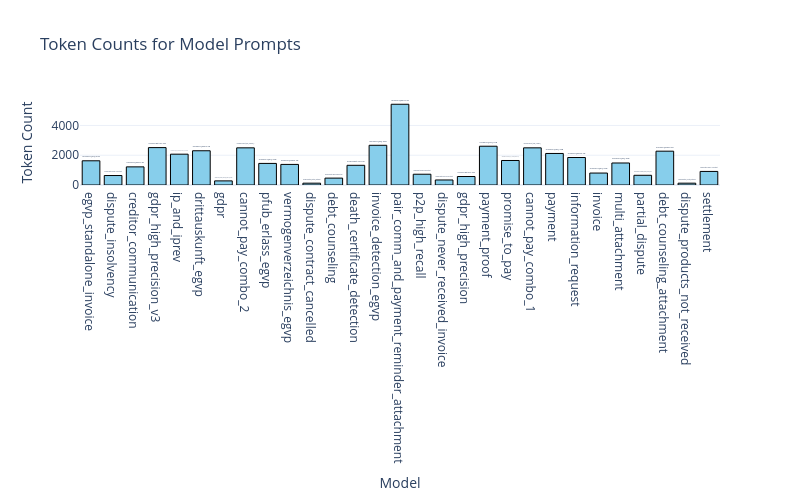

The cell this chart's notebook holds for it:
### Code cell
# plot model_to_token_count as bar chart
fig = go.Figure()
fig.add_trace(go.Bar(
    x=list(model_to_token_count.keys()),
    y=[v["token_count"] for v in model_to_token_count.values()],
    text=[v["model_path"] for v in model_to_token_count.values()],
    textposition="outside",
    marker=dict(color="skyblue", line=dict(color="black", width=1)),
))
fig.update_layout(
    title_text="Token Counts for Model Prompts",
    xaxis_title="Model",
    yaxis_title="Token Count",
    template="plotly_white",
    height=500, width=800,

)

fig.show()

### Figure 1 — Plotly figure (JSON) as saved in the notebook; plotly's stock layout.template omitted (floating-point values rounded to 4 significant figures)
{"data": [{"marker": {"color": "skyblue", "line": {"color": "black", "width": 1}}, "text": ["models/QwQ-32B", "models/Meta-Llama-3.1-8B-Instruct", "models/Qwen3-4B", "models/gpt-oss-20b", "models/qwen3-4b-ip_and_iprev_reasoning_experiment_v2_checkpoint-4000", "models/Qwen3-4B", "models/GDPR_request_llama3_8b_instruct_merged", "models/cannot_pay_combo_2", "models/QwQ-32B", "models/Qwen3-4B", "models/disputes_ccenter_finetuned", "models/Meta-Llama-3-8B-Instruct", "models/gpt-oss-20b", "models/QwQ-32B", "models/Qwen3-4B", "models/Meta-Llama-3-8B-Instruct", "models/Meta-Llama-3.1-8B-Instruct", "models/gpt-oss-20b", "models/QwQ-32B", "models/qwen3-4b-promise_to_pay_reasoning_experiment_v1", "models/cannot_pay_combo_1", "models/QwQ-32B", "models/Qwen3-4B", "models/QwQ-32B", "models/QwQ-32B", "models/qwen3-4b-distilled_partial_dispute_final", "models/Qwen3-4B", "models/disputes_ccenter_finetuned", "models/Meta-Llama-3.1-8B-Instruct"], "textposition": "outside", "type": "bar", "x": ["egvp_standalone_invoice", "dispute_insolvency", "creditor_communication", "gdpr_high_precision_v3", "ip_and_iprev", "drittauskunft_egvp", "gdpr", "cannot_pay_combo_2", "pfub_erlass_egvp", "vermogenverzeichnis_egvp", "dispute_contract_cancelled", "debt_counseling", "death_certificate_detection", "invoice_detection_egvp", "pair_comm_and_payment_reminder_attachment", "p2p_high_recall", "dispute_never_received_invoice", "gdpr_high_precision", "payment_proof", "promise_to_pay", "cannot_pay_combo_1", "payment", "information_request", "invoice", "multi_attachment", "partial_dispute", "debt_counseling_attachment", "dispute_products_not_received", "settlement"], "y": [1626, 636, 1218, 2512, 2070, 2300, 276, 2496, 1450, 1383, 122, 463, 1323, 2667, 5423, 723, 337, 571, 2604, 1646, 2496, 2118, 1846, 802, 1478, 652, 2271, 122, 911]}], "layout": {"height": 500, "title": {"text": "Token Counts for Model Prompts"}, "width": 800, "xaxis": {"title": {"text": "Model"}}, "yaxis": {"title": {"text": "Token Count"}}}}
